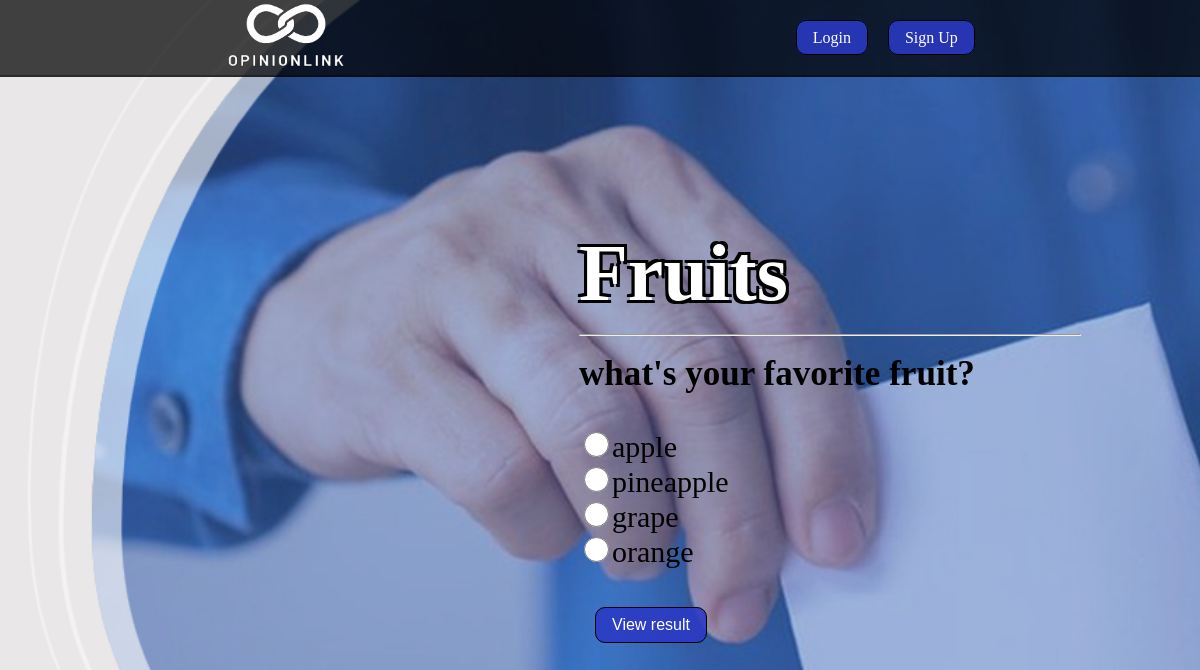
Page /viewpoll.php?poll_id=58 on the committed database.
### tables this page shows
CREATE TABLE `polls` (
  `poll_id` int(11) NOT NULL,
  `question` text NOT NULL,
  `title` varchar(255) DEFAULT NULL,
  `created_at` datetime DEFAULT current_timestamp(),
  `expires_at` datetime DEFAULT NULL,
  `is_active` tinyint(1) NOT NULL DEFAULT 1,
  `creator_id` int(11) DEFAULT NULL
);

CREATE TABLE `options` (
  `option_id` int(11) NOT NULL,
  `poll_id` int(11) NOT NULL,
  `option_text` text NOT NULL
);

### viewpoll.php (the view, shortened to what this page needs)
<?php
require_once "status.php";
    $poll_id=$_GET['poll_id'];
    $sql="select * from polls where poll_id=$poll_id";
    $rs=$db->prepare($sql);
    $rs->execute();
    $row=$rs->fetch();
    $question=$row['question'];
    $title=$row['title'];
    $opsql="select option_id,option_text from options where poll_id=$poll_id";
    $ops=$db->prepare($opsql);
    $ops->execute();
?>
<!DOCTYPE html>
<html lang="en">
<head>
    <link rel="stylesheet" href="viewpoll.css">
    <link rel="stylesheet" href="media.css">
    <?php require 'header.php' ?>
</head>
<body>
<div class="conatiner">
    <main>
    <form method="post">
        <h1><?php echo $title; ?></h1>
        <hr>
        <h3><?php echo $question; ?></h3>
        <?php
            while($row=$ops->fetch()){
                $option_id=$row['option_id'];
                $opt=$row['option_text'];
                echo"
                    <input type='radio' class='options' name='option' value='$option_id'>$opt<br>\n";
            }
        ?>
        <br>
        <?php
            if(!isset($_SESSION['user_id'])){
                echo "<button  type='submit' class='icons btn' name='result_button'>View result</button>";
            }
            else{
                echo "<button type='submit' class='icons btn' name='vote_button'>Vote</button>";
                echo "<button  type='submit' class='icons btn' name='result_button'>View result</button>";
            }
        ?>
    </form>
    </main>
    </div>
</body>
</html>

### viewpoll.css (style rules this page uses)
html { background-image: url('images/pollbackground.png'); background-position: center; background-repeat: no-repeat; background-size: cover; background-color: transparent; padding: 1em; }
.icons { text-decoration: none; border:0.1em solid black ; padding: 0.5em 1em 0.5em 1em; margin-left:1em; color: rgb(255, 255, 255); background-color: rgba(43, 58, 196, 0.877); border-radius: 10px; }
.btn { font-size: 16px; }
main { padding-top: 5em; align-items: center; font-size: 30px; justify-content: center; align-self: center; min-height: 100vh; }
h1 { font-size: 80px; padding-bottom: 0; margin-bottom: 0; text-decoration: dotted; color:white; text-shadow: 3px 3px 0 black, -3px -3px 0 black, 3px -3px 0 black, -3px 3px 0 black; }
hr { width: 500px; position: absolute; align-self: start; color: white; }
form { align-items: center; margin-left: 555px; }
.options { width: 100px; }
input[type='radio'] { width: 25px; height: 25px; }

### rows in the picture
polls: title "Fruits", question "what's your favorite fruit?"
options: option_text "apple"
options: option_text "pineapple"
options: option_text "grape"
options: option_text "orange"
